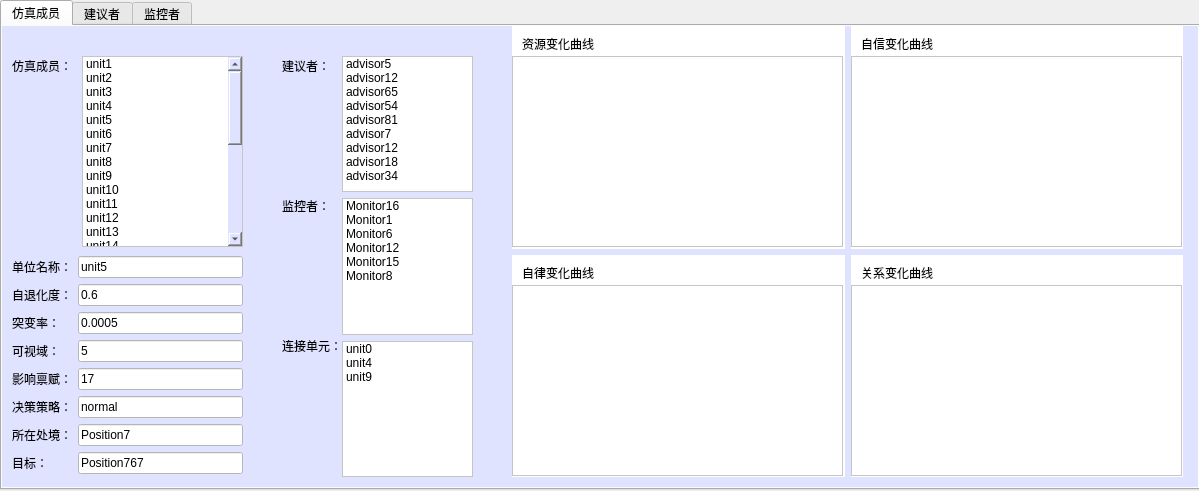
<?xml version="1.0" encoding="UTF-8"?>
<ui version="4.0">
 <class>Form</class>
 <widget class="QWidget" name="Form">
  <property name="geometry">
   <rect>
    <x>0</x>
    <y>0</y>
    <width>1199</width>
    <height>491</height>
   </rect>
  </property>
  <property name="windowTitle">
   <string>Form</string>
  </property>
  <widget class="QTabWidget" name="tabWidget_2">
   <property name="geometry">
    <rect>
     <x>0</x>
     <y>0</y>
     <width>1200</width>
     <height>490</height>
    </rect>
   </property>
   <property name="styleSheet">
    <string notr="true"/>
   </property>
   <property name="currentIndex">
    <number>0</number>
   </property>
   <widget class="QWidget" name="unitTab">
    <attribute name="title">
     <string>仿真成员</string>
    </attribute>
    <widget class="QWidget" name="widget" native="true">
     <property name="geometry">
      <rect>
       <x>0</x>
       <y>0</y>
       <width>1201</width>
       <height>461</height>
      </rect>
     </property>
     <property name="styleSheet">
      <string notr="true">background-color: rgb(224, 227, 255);</string>
     </property>
     <widget class="QWidget" name="gridLayoutWidget_4">
      <property name="geometry">
       <rect>
        <x>510</x>
        <y>0</y>
        <width>671</width>
        <height>451</height>
       </rect>
      </property>
      <layout class="QGridLayout" name="gridLayout_4">
       <item row="1" column="0">
        <widget class="QWidget" name="widget_5" native="true">
         <property name="styleSheet">
          <string notr="true">background-color: rgb(255, 255, 255);</string>
         </property>
         <widget class="QGraphicsView" name="graphicsView_3">
          <property name="geometry">
           <rect>
            <x>0</x>
            <y>30</y>
            <width>331</width>
            <height>191</height>
           </rect>
          </property>
          <property name="styleSheet">
           <string notr="true">border-image: url(:/chart/3.jpg);</string>
          </property>
         </widget>
         <widget class="QLabel" name="label_3">
          <property name="geometry">
           <rect>
            <x>10</x>
            <y>10</y>
            <width>81</width>
            <height>16</height>
           </rect>
          </property>
          <property name="text">
           <string>自律变化曲线</string>
          </property>
         </widget>
        </widget>
       </item>
       <item row="1" column="1">
        <widget class="QWidget" name="widget_6" native="true">
         <property name="styleSheet">
          <string notr="true">background-color: rgb(255, 255, 255);</string>
         </property>
         <widget class="QGraphicsView" name="graphicsView_7">
          <property name="geometry">
           <rect>
            <x>0</x>
            <y>30</y>
            <width>331</width>
            <height>191</height>
           </rect>
          </property>
          <property name="styleSheet">
           <string notr="true">border-image: url(:/chart/10.png);</string>
          </property>
         </widget>
         <widget class="QLabel" name="label_4">
          <property name="geometry">
           <rect>
            <x>10</x>
            <y>10</y>
            <width>81</width>
            <height>16</height>
           </rect>
          </property>
          <property name="text">
           <string>关系变化曲线</string>
          </property>
         </widget>
        </widget>
       </item>
       <item row="0" column="1">
        <widget class="QWidget" name="widget_4" native="true">
         <property name="styleSheet">
          <string notr="true">background-color: rgb(255, 255, 255);</string>
         </property>
         <widget class="QGraphicsView" name="graphicsView_2">
          <property name="geometry">
           <rect>
            <x>0</x>
            <y>30</y>
            <width>331</width>
            <height>191</height>
           </rect>
          </property>
          <property name="styleSheet">
           <string notr="true">border-image: url(:/chart/1.jpg);</string>
          </property>
         </widget>
         <widget class="QLabel" name="label_2">
          <property name="geometry">
           <rect>
            <x>10</x>
            <y>10</y>
            <width>81</width>
            <height>16</height>
           </rect>
          </property>
          <property name="text">
           <string>自信变化曲线</string>
          </property>
         </widget>
        </widget>
       </item>
       <item row="0" column="0">
        <widget class="QWidget" name="widget_3" native="true">
         <property name="styleSheet">
          <string notr="true">background-color: rgb(255, 255, 255);</string>
         </property>
         <widget class="QGraphicsView" name="graphicsView">
          <property name="geometry">
           <rect>
            <x>0</x>
            <y>30</y>
            <width>331</width>
            <height>191</height>
           </rect>
          </property>
          <property name="styleSheet">
           <string notr="true">border-image: url(:/chart/2.jpg);</string>
          </property>
         </widget>
         <widget class="QLabel" name="label">
          <property name="geometry">
           <rect>
            <x>10</x>
            <y>10</y>
            <width>81</width>
            <height>16</height>
           </rect>
          </property>
          <property name="text">
           <string>资源变化曲线</string>
          </property>
         </widget>
        </widget>
       </item>
      </layout>
     </widget>
     <widget class="QLabel" name="label_79">
      <property name="geometry">
       <rect>
        <x>10</x>
        <y>30</y>
        <width>61</width>
        <height>20</height>
       </rect>
      </property>
      <property name="text">
       <string>仿真成员：</string>
      </property>
     </widget>
     <widget class="QLabel" name="label_85">
      <property name="geometry">
       <rect>
        <x>280</x>
        <y>30</y>
        <width>61</width>
        <height>20</height>
       </rect>
      </property>
      <property name="text">
       <string>建议者：</string>
      </property>
     </widget>
     <widget class="QLabel" name="label_86">
      <property name="geometry">
       <rect>
        <x>280</x>
        <y>170</y>
        <width>61</width>
        <height>20</height>
       </rect>
      </property>
      <property name="text">
       <string>监控者：</string>
      </property>
     </widget>
     <widget class="QLabel" name="label_88">
      <property name="geometry">
       <rect>
        <x>280</x>
        <y>310</y>
        <width>121</width>
        <height>20</height>
       </rect>
      </property>
      <property name="text">
       <string>连接单元：</string>
      </property>
     </widget>
     <widget class="QListWidget" name="listWidget_32">
      <property name="geometry">
       <rect>
        <x>80</x>
        <y>30</y>
        <width>161</width>
        <height>191</height>
       </rect>
      </property>
      <property name="styleSheet">
       <string notr="true">background-color: rgb(255, 255, 255);
</string>
      </property>
      <item>
       <property name="text">
        <string>unit1</string>
       </property>
      </item>
      <item>
       <property name="text">
        <string>unit2</string>
       </property>
      </item>
      <item>
       <property name="text">
        <string>unit3</string>
       </property>
      </item>
      <item>
       <property name="text">
        <string>unit4</string>
       </property>
      </item>
      <item>
       <property name="text">
        <string>unit5</string>
       </property>
      </item>
      <item>
       <property name="text">
        <string>unit6</string>
       </property>
      </item>
      <item>
       <property name="text">
        <string>unit7</string>
       </property>
      </item>
      <item>
       <property name="text">
        <string>unit8</string>
       </property>
      </item>
      <item>
       <property name="text">
        <string>unit9</string>
       </property>
      </item>
      <item>
       <property name="text">
        <string>unit10</string>
       </property>
      </item>
      <item>
       <property name="text">
        <string>unit11</string>
       </property>
      </item>
      <item>
       <property name="text">
        <string>unit12</string>
       </property>
      </item>
      <item>
       <property name="text">
        <string>unit13</string>
       </property>
      </item>
      <item>
       <property name="text">
        <string>unit14</string>
       </property>
      </item>
      <item>
       <property name="text">
        <string>unit15</string>
       </property>
      </item>
      <item>
       <property name="text">
        <string>unit16</string>
       </property>
      </item>
      <item>
       <property name="text">
        <string>unit17</string>
       </property>
      </item>
      <item>
       <property name="text">
        <string>unit18</string>
       </property>
      </item>
      <item>
       <property name="text">
        <string>unit19</string>
       </property>
      </item>
      <item>
       <property name="text">
        <string>unit20</string>
       </property>
      </item>
      <item>
       <property name="text">
        <string>unit21</string>
       </property>
      </item>
      <item>
       <property name="text">
        <string>unit22</string>
       </property>
      </item>
      <item>
       <property name="text">
        <string>unit23</string>
       </property>
      </item>
      <item>
       <property name="text">
        <string>unit24</string>
       </property>
      </item>
      <item>
       <property name="text">
        <string>unit25</string>
       </property>
      </item>
      <item>
       <property name="text">
        <string>unit26</string>
       </property>
      </item>
      <item>
       <property name="text">
        <string>unit27</string>
       </property>
      </item>
      <item>
       <property name="text">
        <string>unit28</string>
       </property>
      </item>
     </widget>
     <widget class="QWidget" name="layoutWidget">
      <property name="geometry">
       <rect>
        <x>10</x>
        <y>230</y>
        <width>231</width>
        <height>221</height>
       </rect>
      </property>
      <layout class="QGridLayout" name="gridLayout_2">
       <item row="0" column="0">
        <widget class="QLabel" name="label_89">
         <property name="text">
          <string>单位名称：</string>
         </property>
        </widget>
       </item>
       <item row="0" column="1">
        <widget class="QLineEdit" name="lineEdit_49">
         <property name="styleSheet">
          <string notr="true">background-color: rgb(255, 255, 255);
</string>
         </property>
         <property name="text">
          <string>unit5</string>
         </property>
        </widget>
       </item>
       <item row="1" column="0">
        <widget class="QLabel" name="label_80">
         <property name="text">
          <string>自退化度：</string>
         </property>
        </widget>
       </item>
       <item row="1" column="1">
        <widget class="QLineEdit" name="lineEdit_43">
         <property name="styleSheet">
          <string notr="true">background-color: rgb(255, 255, 255);
</string>
         </property>
         <property name="text">
          <string>0.6</string>
         </property>
        </widget>
       </item>
       <item row="2" column="0">
        <widget class="QLabel" name="label_81">
         <property name="text">
          <string>突变率：</string>
         </property>
        </widget>
       </item>
       <item row="2" column="1">
        <widget class="QLineEdit" name="lineEdit_44">
         <property name="styleSheet">
          <string notr="true">background-color: rgb(255, 255, 255);
</string>
         </property>
         <property name="text">
          <string>0.0005</string>
         </property>
        </widget>
       </item>
       <item row="3" column="0">
        <widget class="QLabel" name="label_82">
         <property name="text">
          <string>可视域：</string>
         </property>
        </widget>
       </item>
       <item row="3" column="1">
        <widget class="QLineEdit" name="lineEdit_45">
         <property name="styleSheet">
          <string notr="true">background-color: rgb(255, 255, 255);
</string>
         </property>
         <property name="text">
          <string>5</string>
         </property>
        </widget>
       </item>
       <item row="4" column="0">
        <widget class="QLabel" name="label_83">
         <property name="text">
          <string>影响禀赋：</string>
         </property>
        </widget>
       </item>
       <item row="4" column="1">
        <widget class="QLineEdit" name="lineEdit_46">
         <property name="styleSheet">
          <string notr="true">background-color: rgb(255, 255, 255);
</string>
         </property>
         <property name="text">
          <string>17</string>
         </property>
        </widget>
       </item>
       <item row="5" column="0">
        <widget class="QLabel" name="label_84">
         <property name="text">
          <string>决策策略：</string>
         </property>
        </widget>
       </item>
       <item row="5" column="1">
        <widget class="QLineEdit" name="lineEdit_47">
         <property name="styleSheet">
          <string notr="true">background-color: rgb(255, 255, 255);
</string>
         </property>
         <property name="text">
          <string>normal</string>
         </property>
        </widget>
       </item>
       <item row="6" column="0">
        <widget class="QLabel" name="label_87">
         <property name="text">
          <string>所在处境：</string>
         </property>
        </widget>
       </item>
       <item row="6" column="1">
        <widget class="QLineEdit" name="lineEdit_48">
         <property name="styleSheet">
          <string notr="true">background-color: rgb(255, 255, 255);
</string>
         </property>
         <property name="text">
          <string>Position7</string>
         </property>
        </widget>
       </item>
       <item row="7" column="0">
        <widget class="QLabel" name="label_106">
         <property name="text">
          <string>目标：</string>
         </property>
        </widget>
       </item>
       <item row="7" column="1">
        <widget class="QLineEdit" name="lineEdit_57">
         <property name="styleSheet">
          <string notr="true">background-color: rgb(255, 255, 255);
</string>
         </property>
         <property name="text">
          <string>Position767</string>
         </property>
        </widget>
       </item>
      </layout>
     </widget>
     <widget class="QWidget" name="layoutWidget_2">
      <property name="geometry">
       <rect>
        <x>340</x>
        <y>30</y>
        <width>131</width>
        <height>421</height>
       </rect>
      </property>
      <layout class="QVBoxLayout" name="verticalLayout_19">
       <item>
        <widget class="QListWidget" name="listWidget_14">
         <property name="styleSheet">
          <string notr="true">background-color: rgb(255, 255, 255);
</string>
         </property>
         <item>
          <property name="text">
           <string>advisor5</string>
          </property>
         </item>
         <item>
          <property name="text">
           <string>advisor12</string>
          </property>
         </item>
         <item>
          <property name="text">
           <string>advisor65</string>
          </property>
         </item>
         <item>
          <property name="text">
           <string>advisor54</string>
          </property>
         </item>
         <item>
          <property name="text">
           <string>advisor81</string>
          </property>
         </item>
         <item>
          <property name="text">
           <string>advisor7</string>
          </property>
         </item>
         <item>
          <property name="text">
           <string>advisor12</string>
          </property>
         </item>
         <item>
          <property name="text">
           <string>advisor18</string>
          </property>
         </item>
         <item>
          <property name="text">
           <string>advisor34</string>
          </property>
         </item>
        </widget>
       </item>
       <item>
        <widget class="QListWidget" name="listWidget_15">
         <property name="styleSheet">
          <string notr="true">background-color: rgb(255, 255, 255);
</string>
         </property>
         <item>
          <property name="text">
           <string>Monitor16</string>
          </property>
         </item>
         <item>
          <property name="text">
           <string>Monitor1</string>
          </property>
         </item>
         <item>
          <property name="text">
           <string>Monitor6</string>
          </property>
         </item>
         <item>
          <property name="text">
           <string>Monitor12</string>
          </property>
         </item>
         <item>
          <property name="text">
           <string>Monitor15</string>
          </property>
         </item>
         <item>
          <property name="text">
           <string>Monitor8</string>
          </property>
         </item>
        </widget>
       </item>
       <item>
        <widget class="QListWidget" name="listWidget_16">
         <property name="styleSheet">
          <string notr="true">background-color: rgb(255, 255, 255);
</string>
         </property>
         <item>
          <property name="text">
           <string>unit0</string>
          </property>
         </item>
         <item>
          <property name="text">
           <string>unit4</string>
          </property>
         </item>
         <item>
          <property name="text">
           <string>unit9 </string>
          </property>
         </item>
        </widget>
       </item>
      </layout>
     </widget>
    </widget>
   </widget>
   <widget class="QWidget" name="advisorTab">
    <attribute name="title">
     <string>建议者</string>
    </attribute>
    <widget class="QWidget" name="widget_2" native="true">
     <property name="geometry">
      <rect>
       <x>0</x>
       <y>0</y>
       <width>1200</width>
       <height>451</height>
      </rect>
     </property>
     <property name="styleSheet">
      <string notr="true">background-color: rgb(224, 227, 255);</string>
     </property>
     <widget class="QWidget" name="gridLayoutWidget_6">
      <property name="geometry">
       <rect>
        <x>520</x>
        <y>0</y>
        <width>661</width>
        <height>451</height>
       </rect>
      </property>
      <layout class="QGridLayout" name="gridLayout_6">
       <item row="0" column="0">
        <widget class="QGraphicsView" name="graphicsView_22">
         <property name="styleSheet">
          <string notr="true">border-image: url(:/patterns/5.png);</string>
         </property>
        </widget>
       </item>
       <item row="0" column="1">
        <widget class="QGraphicsView" name="graphicsView_4">
         <property name="styleSheet">
          <string notr="true">border-image: url(:/chart/7.png);</string>
         </property>
        </widget>
       </item>
       <item row="1" column="1">
        <widget class="QGraphicsView" name="graphicsView_6"/>
       </item>
       <item row="1" column="0">
        <widget class="QGraphicsView" name="graphicsView_5">
         <property name="styleSheet">
          <string notr="true">border-image: url(:/chart/10.png);</string>
         </property>
        </widget>
       </item>
      </layout>
     </widget>
     <widget class="QLabel" name="label_165">
      <property name="geometry">
       <rect>
        <x>20</x>
        <y>30</y>
        <width>61</width>
        <height>20</height>
       </rect>
      </property>
      <property name="text">
       <string>建议者：</string>
      </property>
     </widget>
     <widget class="QLabel" name="label_171">
      <property name="geometry">
       <rect>
        <x>280</x>
        <y>30</y>
        <width>61</width>
        <height>20</height>
       </rect>
      </property>
      <property name="text">
       <string>连接单元：</string>
      </property>
     </widget>
     <widget class="QListWidget" name="listWidget_24">
      <property name="geometry">
       <rect>
        <x>350</x>
        <y>30</y>
        <width>131</width>
        <height>171</height>
       </rect>
      </property>
      <property name="styleSheet">
       <string notr="true">background-color: rgb(255, 255, 255);
</string>
      </property>
      <item>
       <property name="text">
        <string>unit0</string>
       </property>
      </item>
      <item>
       <property name="text">
        <string>unit4</string>
       </property>
      </item>
      <item>
       <property name="text">
        <string>unit9 </string>
       </property>
      </item>
     </widget>
     <widget class="QListWidget" name="listWidget_22">
      <property name="geometry">
       <rect>
        <x>80</x>
        <y>30</y>
        <width>151</width>
        <height>171</height>
       </rect>
      </property>
      <property name="styleSheet">
       <string notr="true">background-color: rgb(255, 255, 255);

</string>
      </property>
      <item>
       <property name="text">
        <string>advisor5</string>
       </property>
      </item>
      <item>
       <property name="text">
        <string>advisor12</string>
       </property>
      </item>
      <item>
       <property name="text">
        <string>advisor65</string>
       </property>
      </item>
      <item>
       <property name="text">
        <string>advisor54</string>
       </property>
      </item>
      <item>
       <property name="text">
        <string>advisor81</string>
       </property>
      </item>
      <item>
       <property name="text">
        <string>advisor7</string>
       </property>
      </item>
      <item>
       <property name="text">
        <string>advisor12</string>
       </property>
      </item>
      <item>
       <property name="text">
        <string>advisor18</string>
       </property>
      </item>
      <item>
       <property name="text">
        <string>advisor34</string>
       </property>
      </item>
     </widget>
     <widget class="QWidget" name="layoutWidget_3">
      <property name="geometry">
       <rect>
        <x>12</x>
        <y>210</y>
        <width>221</width>
        <height>126</height>
       </rect>
      </property>
      <layout class="QGridLayout" name="gridLayout_3">
       <item row="0" column="0">
        <widget class="QLabel" name="label_175">
         <property name="text">
          <string>建议者名称：</string>
         </property>
        </widget>
       </item>
       <item row="0" column="1">
        <widget class="QLineEdit" name="lineEdit_95">
         <property name="styleSheet">
          <string notr="true">background-color: rgb(255, 255, 255);
</string>
         </property>
         <property name="text">
          <string>advisor5</string>
         </property>
        </widget>
       </item>
       <item row="1" column="0">
        <widget class="QLabel" name="label_167">
         <property name="text">
          <string>突变率：</string>
         </property>
        </widget>
       </item>
       <item row="1" column="1">
        <widget class="QLineEdit" name="lineEdit_90">
         <property name="styleSheet">
          <string notr="true">background-color: rgb(255, 255, 255);
</string>
         </property>
         <property name="text">
          <string>0.0005</string>
         </property>
        </widget>
       </item>
       <item row="2" column="0">
        <widget class="QLabel" name="label_169">
         <property name="text">
          <string>影响禀赋：</string>
         </property>
        </widget>
       </item>
       <item row="2" column="1">
        <widget class="QLineEdit" name="lineEdit_92">
         <property name="styleSheet">
          <string notr="true">background-color: rgb(255, 255, 255);
</string>
         </property>
         <property name="text">
          <string>17</string>
         </property>
        </widget>
       </item>
       <item row="3" column="0">
        <widget class="QLabel" name="label_170">
         <property name="text">
          <string>决策策略：</string>
         </property>
        </widget>
       </item>
       <item row="3" column="1">
        <widget class="QLineEdit" name="lineEdit_93">
         <property name="styleSheet">
          <string notr="true">background-color: rgb(255, 255, 255);
</string>
         </property>
         <property name="text">
          <string>normal</string>
         </property>
        </widget>
       </item>
       <item row="4" column="0">
        <widget class="QLabel" name="label_184">
         <property name="text">
          <string>禀赋剩余：</string>
         </property>
        </widget>
       </item>
       <item row="4" column="1">
        <widget class="QLineEdit" name="lineEdit_94">
         <property name="styleSheet">
          <string notr="true">background-color: rgb(255, 255, 255);
</string>
         </property>
         <property name="text">
          <string>4.6</string>
         </property>
        </widget>
       </item>
      </layout>
     </widget>
     <widget class="QWidget" name="layoutWidget_4">
      <property name="geometry">
       <rect>
        <x>260</x>
        <y>210</y>
        <width>225</width>
        <height>100</height>
       </rect>
      </property>
      <layout class="QGridLayout" name="gridLayout_12">
       <item row="0" column="0">
        <widget class="QLabel" name="label_176">
         <property name="text">
          <string>连接单元名称：</string>
         </property>
        </widget>
       </item>
       <item row="0" column="1">
        <widget class="QLineEdit" name="lineEdit_96">
         <property name="styleSheet">
          <string notr="true">background-color: rgb(255, 255, 255);
</string>
         </property>
         <property name="text">
          <string>unit9</string>
         </property>
        </widget>
       </item>
       <item row="1" column="0">
        <widget class="QLabel" name="label_174">
         <property name="text">
          <string>所处位置：</string>
         </property>
        </widget>
       </item>
       <item row="1" column="1">
        <widget class="QLineEdit" name="lineEdit_102">
         <property name="styleSheet">
          <string notr="true">background-color: rgb(255, 255, 255);
</string>
         </property>
         <property name="text">
          <string>position4</string>
         </property>
        </widget>
       </item>
       <item row="2" column="0">
        <widget class="QLabel" name="label_181">
         <property name="text">
          <string>所给建议：</string>
         </property>
        </widget>
       </item>
       <item row="2" column="1">
        <widget class="QLineEdit" name="lineEdit_103">
         <property name="styleSheet">
          <string notr="true">background-color: rgb(255, 255, 255);
</string>
         </property>
         <property name="text">
          <string>a9</string>
         </property>
        </widget>
       </item>
       <item row="3" column="0">
        <widget class="QLabel" name="label_172">
         <property name="text">
          <string>影响强度：</string>
         </property>
        </widget>
       </item>
       <item row="3" column="1">
        <widget class="QLineEdit" name="lineEdit_97">
         <property name="styleSheet">
          <string notr="true">background-color: rgb(255, 255, 255);
</string>
         </property>
         <property name="text">
          <string>4.5</string>
         </property>
        </widget>
       </item>
      </layout>
     </widget>
    </widget>
   </widget>
   <widget class="QWidget" name="monitorTab">
    <attribute name="title">
     <string>监控者</string>
    </attribute>
    <widget class="QWidget" name="widget_16" native="true">
     <property name="geometry">
      <rect>
       <x>0</x>
       <y>-1</y>
       <width>1201</width>
       <height>451</height>
      </rect>
     </property>
     <property name="styleSheet">
      <string notr="true">background-color: rgb(224, 227, 255);</string>
     </property>
     <widget class="QListWidget" name="listWidget_25">
      <property name="geometry">
       <rect>
        <x>350</x>
        <y>30</y>
        <width>121</width>
        <height>171</height>
       </rect>
      </property>
      <property name="styleSheet">
       <string notr="true">background-color: rgb(255, 255, 255);
</string>
      </property>
      <item>
       <property name="text">
        <string>unit0</string>
       </property>
      </item>
      <item>
       <property name="text">
        <string>unit4</string>
       </property>
      </item>
      <item>
       <property name="text">
        <string>unit9 </string>
       </property>
      </item>
     </widget>
     <widget class="QLabel" name="label_173">
      <property name="geometry">
       <rect>
        <x>280</x>
        <y>30</y>
        <width>61</width>
        <height>20</height>
       </rect>
      </property>
      <property name="text">
       <string>连接单元：</string>
      </property>
     </widget>
     <widget class="QLabel" name="label_105">
      <property name="geometry">
       <rect>
        <x>20</x>
        <y>30</y>
        <width>61</width>
        <height>20</height>
       </rect>
      </property>
      <property name="text">
       <string>监控者：</string>
      </property>
     </widget>
     <widget class="QWidget" name="gridLayoutWidget_7">
      <property name="geometry">
       <rect>
        <x>520</x>
        <y>0</y>
        <width>661</width>
        <height>451</height>
       </rect>
      </property>
      <layout class="QGridLayout" name="gridLayout_11">
       <item row="0" column="0">
        <widget class="QGraphicsView" name="graphicsView_30">
         <property name="styleSheet">
          <string notr="true">border-image: url(:/patterns/6.png);</string>
         </property>
        </widget>
       </item>
       <item row="0" column="1">
        <widget class="QGraphicsView" name="graphicsView_31">
         <property name="styleSheet">
          <string notr="true">border-image: url(:/chart/8.png);
</string>
         </property>
        </widget>
       </item>
       <item row="1" column="0">
        <widget class="QGraphicsView" name="graphicsView_32">
         <property name="styleSheet">
          <string notr="true">border-image: url(:/chart/10.png);
border-image: url(:/chart/9.png);</string>
         </property>
        </widget>
       </item>
       <item row="1" column="1">
        <widget class="QGraphicsView" name="graphicsView_33"/>
       </item>
      </layout>
     </widget>
     <widget class="QListWidget" name="listWidget_17">
      <property name="geometry">
       <rect>
        <x>80</x>
        <y>30</y>
        <width>141</width>
        <height>171</height>
       </rect>
      </property>
      <property name="styleSheet">
       <string notr="true">background-color: rgb(255, 255, 255);
</string>
      </property>
      <item>
       <property name="text">
        <string>Monitor16</string>
       </property>
      </item>
      <item>
       <property name="text">
        <string>Monitor1</string>
       </property>
      </item>
      <item>
       <property name="text">
        <string>Monitor6</string>
       </property>
      </item>
      <item>
       <property name="text">
        <string>Monitor12</string>
       </property>
      </item>
      <item>
       <property name="text">
        <string>Monitor15</string>
       </property>
      </item>
      <item>
       <property name="text">
        <string>Monitor8</string>
       </property>
      </item>
     </widget>
     <widget class="QWidget" name="layoutWidget_5">
      <property name="geometry">
       <rect>
        <x>10</x>
        <y>210</y>
        <width>213</width>
        <height>74</height>
       </rect>
      </property>
      <layout class="QGridLayout" name="gridLayout_13">
       <item row="0" column="0">
        <widget class="QLabel" name="label_177">
         <property name="text">
          <string>监控者名称：</string>
         </property>
        </widget>
       </item>
       <item row="0" column="1">
        <widget class="QLineEdit" name="lineEdit_98">
         <property name="styleSheet">
          <string notr="true">background-color: rgb(255, 255, 255);
</string>
         </property>
         <property name="text">
          <string>Monitor16</string>
         </property>
        </widget>
       </item>
       <item row="1" column="0">
        <widget class="QLabel" name="label_178">
         <property name="text">
          <string>监控禀赋：</string>
         </property>
        </widget>
       </item>
       <item row="1" column="1">
        <widget class="QLineEdit" name="lineEdit_99">
         <property name="styleSheet">
          <string notr="true">background-color: rgb(255, 255, 255);
</string>
         </property>
         <property name="text">
          <string>19</string>
         </property>
        </widget>
       </item>
       <item row="2" column="0">
        <widget class="QLabel" name="label_185">
         <property name="text">
          <string>禀赋剩余：</string>
         </property>
        </widget>
       </item>
       <item row="2" column="1">
        <widget class="QLineEdit" name="lineEdit_106">
         <property name="styleSheet">
          <string notr="true">background-color: rgb(255, 255, 255);
</string>
         </property>
         <property name="text">
          <string>4.6</string>
         </property>
        </widget>
       </item>
      </layout>
     </widget>
     <widget class="QWidget" name="layoutWidget_6">
      <property name="geometry">
       <rect>
        <x>250</x>
        <y>210</y>
        <width>225</width>
        <height>100</height>
       </rect>
      </property>
      <layout class="QGridLayout" name="gridLayout_14">
       <item row="0" column="0">
        <widget class="QLabel" name="label_179">
         <property name="text">
          <string>连接单元名称：</string>
         </property>
        </widget>
       </item>
       <item row="0" column="1">
        <widget class="QLineEdit" name="lineEdit_100">
         <property name="styleSheet">
          <string notr="true">background-color: rgb(255, 255, 255);
</string>
         </property>
         <property name="text">
          <string>unit9</string>
         </property>
        </widget>
       </item>
       <item row="1" column="0">
        <widget class="QLabel" name="label_182">
         <property name="text">
          <string>单元所在位置：</string>
         </property>
        </widget>
       </item>
       <item row="1" column="1">
        <widget class="QLineEdit" name="lineEdit_104">
         <property name="styleSheet">
          <string notr="true">background-color: rgb(255, 255, 255);
</string>
         </property>
         <property name="text">
          <string>position4</string>
         </property>
        </widget>
       </item>
       <item row="2" column="0">
        <widget class="QLabel" name="label_183">
         <property name="text">
          <string>单元预动作：</string>
         </property>
        </widget>
       </item>
       <item row="2" column="1">
        <widget class="QLineEdit" name="lineEdit_105">
         <property name="styleSheet">
          <string notr="true">background-color: rgb(255, 255, 255);
</string>
         </property>
         <property name="text">
          <string>a8</string>
         </property>
        </widget>
       </item>
       <item row="3" column="0">
        <widget class="QLabel" name="label_180">
         <property name="text">
          <string>监控强度：</string>
         </property>
        </widget>
       </item>
       <item row="3" column="1">
        <widget class="QLineEdit" name="lineEdit_101">
         <property name="styleSheet">
          <string notr="true">background-color: rgb(255, 255, 255);
</string>
         </property>
         <property name="text">
          <string>4.3</string>
         </property>
        </widget>
       </item>
      </layout>
     </widget>
    </widget>
   </widget>
  </widget>
 </widget>
 <resources>
  <include location="GraphRes.qrc"/>
 </resources>
 <connections/>
</ui>
